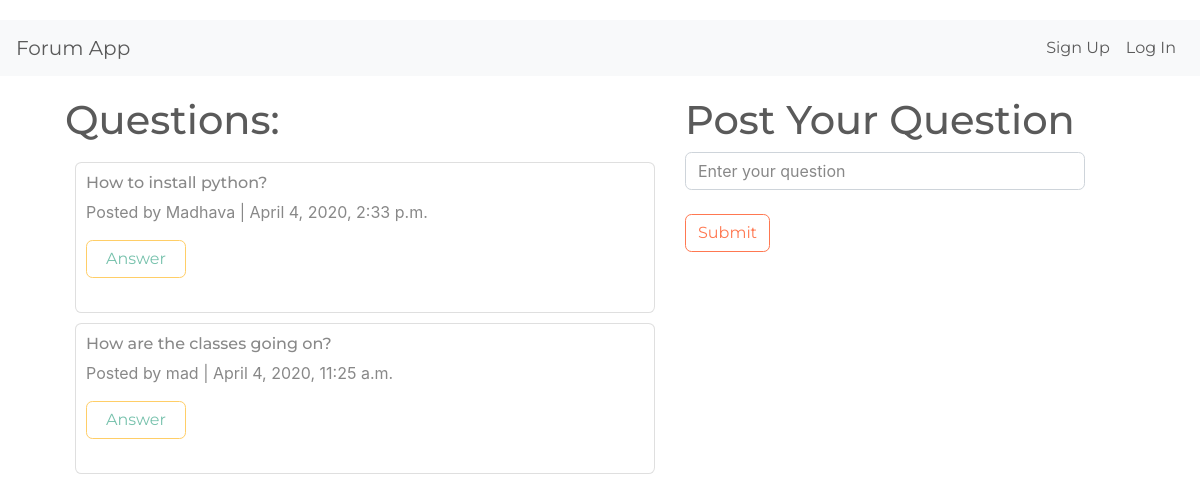
The page /questions/ on the database as committed earlier.
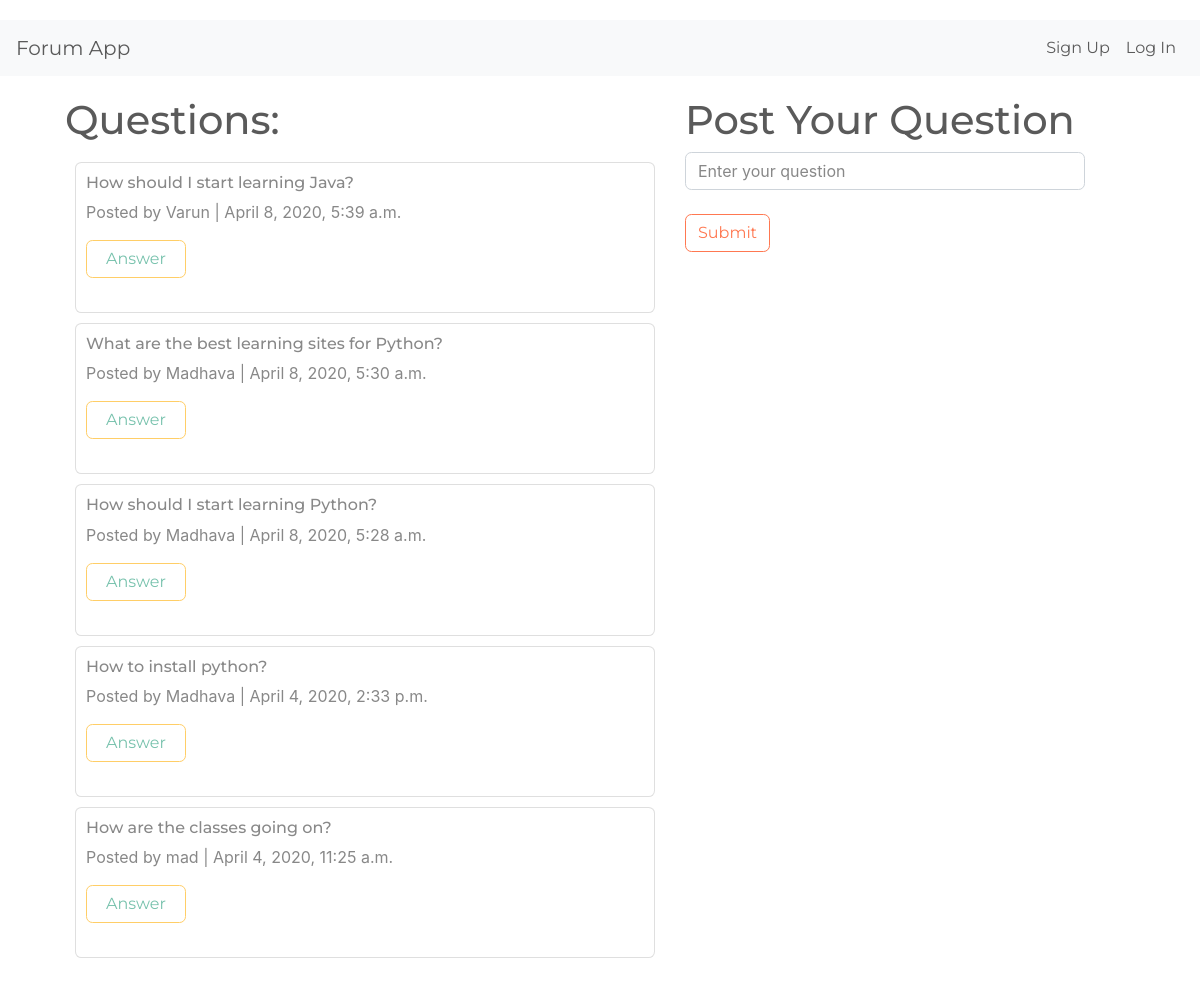
The same page on the database as committed later.
### forum/models.py (models this page shows)
class Question(models.Model):
    author=models.ForeignKey(User,on_delete=models.CASCADE,null=True,blank=True)
    question=models.CharField(max_length=200)
    timestamp=models.DateTimeField(auto_now=True)

### forum/views.py (the view)
# urls.py: path('questions/',questions),
def questions(request):
    all_question=Question.objects.all().order_by("-timestamp")
    if request.method=="POST":
        qstn=request.POST["question"]
        user=request.user
        quest=Question.objects.create(question=qstn,author=user)
        return redirect("/dashboard/")
    return render(request,"question.html",{"question":all_question})

### forum/templates/question.html (shortened to what this page needs)
{% extends 'base.html' %}
{% block body %}
<div class="container" style="display: flex;">
<div style="width: 600px;margin-right: 20px;">
    <h1>Questions:</h1>
    <div  style="padding:10px">
    {% for q in question %}
        <div class="card" style="padding: 10px; margin-bottom: 10px;">
            <div style="display: flex; justify-content: space-between;">
            <h6>{{q.question}}</h6>
        </div>
            <p>Posted by {{q.author}} | {{q.timestamp}}</p>
            <button class="btn btn-outline-warning" style="width: 100px;"><a href="/discussion/{{q.id}}/" style="text-decoration: none;">Answer</a></button><br>
        </div>
    {% endfor %}
    </div>
</div style="width:300px;">
<div>
    <h1>Post Your Question</h1>
    <form action="/questions/" method="post" class="form-group">
        <input type="text" name="question" class="form-control" placeholder="Enter your question" style="width: 400px;">
        <br>
        <button type="submit" class="btn btn-outline-danger">Submit</button>
    </form>
</div>
</div>
{% endblock %}

Rows that differ between the two databases and show on the page:
added Question: question "How should I start learning Java?", author "Varun", timestamp "April 8, 2020, 5:39 a.m."
added Question: question "What are the best learning sites for Python?", author "Madhava", timestamp "April 8, 2020, 5:30 a.m."
added Question: question "How should I start learning Python?", author "Madhava", timestamp "April 8, 2020, 5:28 a.m."
